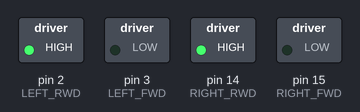
The sketch below on a simulated Arduino Uno, built with avr-gcc and run on an emulated ATmega328P. On the bench: switched loads named in the sketch (green lamp = pin HIGH).

Above: at 6.1 s.
At 7.1 s:
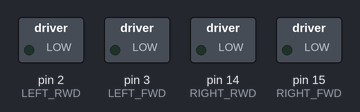
Timing chart, 0 to 8.6 s (numbered marks = the images above):
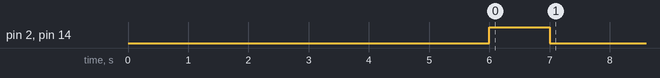

The sketch:

motor_forward.ino
```cpp
void setup() {
  // put your setup code here, to run once:
  #define RIGHT_FWD  15
  #define RIGHT_RWD  14
  #define LEFT_FWD   3
  #define LEFT_RWD   2


  pinMode(RIGHT_FWD, OUTPUT);
  pinMode(RIGHT_RWD, OUTPUT);
  pinMode(LEFT_FWD, OUTPUT);
  pinMode(LEFT_RWD, OUTPUT);

  delay(6000);

  // forward
  analogWrite(RIGHT_FWD, 0);
  analogWrite(RIGHT_RWD, 150);
  analogWrite(LEFT_FWD, 0);
  analogWrite(LEFT_RWD, 150);
  delay(1000);
  analogWrite(RIGHT_FWD, 0);
  analogWrite(RIGHT_RWD, 0);
  analogWrite(LEFT_FWD, 0);
  analogWrite(LEFT_RWD, 0);

}

void loop() {
  // put your main code here, to run repeatedly:
  analogWrite(RIGHT_FWD, 0);
  analogWrite(RIGHT_RWD, 0);
  analogWrite(LEFT_FWD, 0);
  analogWrite(LEFT_RWD, 0);

}
```
